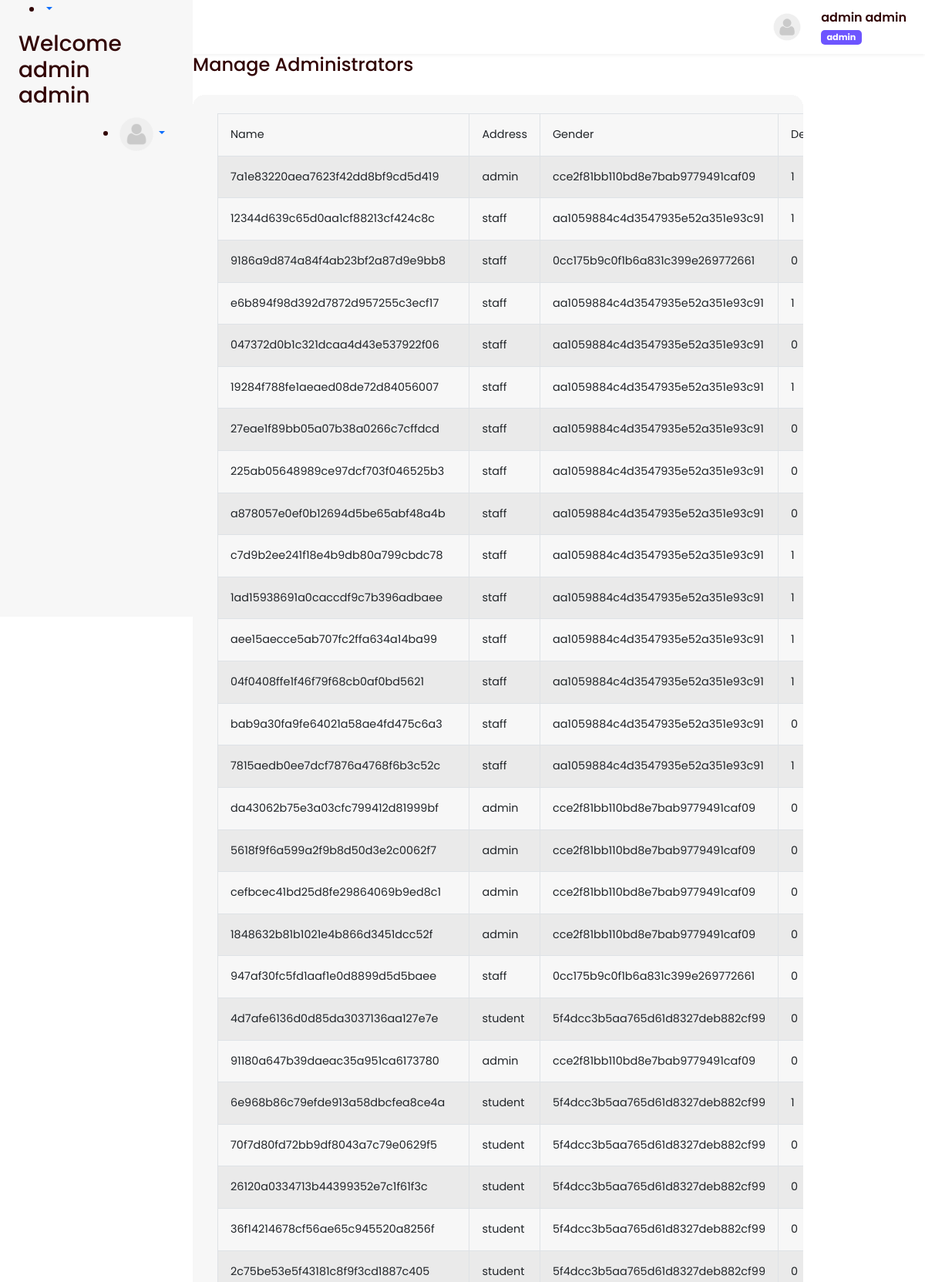
Page /admin/datadable.php (signed in, upper part) on the committed database.
### tables this page shows
CREATE TABLE `users` (
  `sn` int(11) NOT NULL,
  `userid` varchar(150) NOT NULL,
  `userid2` varchar(150) NOT NULL,
  `password2` varchar(210) NOT NULL,
  `type` varchar(10) NOT NULL,
  `dates` varchar(10) NOT NULL,
  `status` int(11) NOT NULL DEFAULT 0,
  `active` int(11) NOT NULL DEFAULT 0,
  `presence` int(11) NOT NULL DEFAULT 1,
  `staff_id` int(11) NOT NULL
);

### admin/header.php (called while the page is built, shortened)
<?php include("../conn.php") ?>
<?php session_start();
$users = $_SESSION['users'];
$s1 = mysqli_query($con, "SELECT * FROM admin where username = '$users'");
$sh1 = mysqli_fetch_array($s1);
$name1 = $sh1['fname'] . " " . $sh1['lname'];
$img = $sh1['picture'];
if ($img == "") {
    $img2 = "passport/default.png";
} else {
    $img2 = $img;
}
$role = "admin";
?>
<?php include("../extras/header.php") ?>

### admin/datadable.php (the view, shortened to what this page needs)
<?php include("header.php") ?>
	<div class="content">
			<div class="col-sm-10 mb-5">
				<div class="content">
					<div id="p_heading">
						<?php
					$users = $_SESSION['users'];
					$s1  = mysqli_query($con,"SELECT * FROM admin where username = '$users'");
					$sh1 = mysqli_fetch_array($s1);
					$name1 = $sh1['fname']." ".$sh1['lname'];
					$img = $sh1['picture'];
					if($img==""){
						$img2 = "passport/default.png";
					}
					else{
						$img2 = $img;
					}
					?>
					 	<?php include("nav.php") ?>
					</div>
				<div class="panel-body">
					<h4>Manage Administrators</h4>
				</div>
				<div class="panel-body">
<?php
$query ="SELECT * FROM users ";
$result = mysqli_query($con, $query); ?>
 <div class="table-responsive table-box">
	   		 <table id="employee_data" class="table table-striped table-bordered">
	   		 	<thead> <tr> <td>Name</td>
	   		 	<td>Address</td>
	   		 	<td>Gender</td>
	   		 	 <td>Designation</td>
	   		 	 <td>Age</td> </tr>
	   		 	</thead>
	   		 	<?php while($row = mysqli_fetch_array($result)) {
	   		 		echo ' <tr> <td>'.$row["userid2"].'</td> <td>'.$row["type"].'</td> <td>'.$row["password2"].'</td> <td>'.$row["status"].'</td> <td>'.$row["active"].'</td> </tr> ';
	   		 		} ?>
	   		 	</table>
	   		 	 </div>
	   		 	 </div>
	   		 </div>
	   		</div>
	   	</div>

### extras/body.php (shortened to what this page needs)
<body>
    <main id="super-box">
        <?php include("navbar.php") ?>
        <section class="viewbox">
            <div class="viewbox-nav">
                <div id="droppy" class="dropdown">
                    <div class="profile-bar dropdown-toggle" type="button" id="dropdownMenuButton1"
                        data-bs-toggle="dropdown" aria-expanded="false">
                        <div class="image">
                            <img src="<?= $img2 ?>" alt="">
                        </div>
                        <div class="content">
                            <p>
                                <?= $name1 ?>
                            </p>
                            <span class="badge bg-secondary"><?= $role ?></span>
                        </div>
                    </div>
                </div>
            </div>

### admin/nav.php (shortened to what this page needs)
<nav style='border: none !important; outline: none !important;' class='navbar navbar-default'>
  <div class="container nav">
    <div class="settings">
      <ul>
        <li class="dropdown"><a href="" style='border: none !important; outline: none !important;' class="navbar-toggle collapsed dropdown-toggle list-right" data-bs-toggle="dropdown" data-hover="dropdown">
          </a>
    </div>
    <h3>Welcome <?php echo $name1 ?></h3>
    <div class="settings">
      <ul>
        <li class="dropdown"><a href="" class="dropdown-toggle list-right" data-bs-toggle="dropdown" data-hover="dropdown"><img src="<?php echo $img2 ?>" width="50px" id="imgs"></a>
    </div>
  </div>
</nav>

### assets/css/style.css (style rules this page uses)
body { font-family: 'Poppins', sans-serif !important; color: #310405 !important; }
p { margin-bottom: 0 !important; }
.panel-body { margin-bottom: 1.5rem; }
#super-box { display: flex; align-items: flex-start; min-height: 100vh; width: 100%; overflow-x: hidden; background-color: white; position: relative; }
#super-box nav, #super-box section.viewbox { min-height: 100vh; transition: .3s; overflow: hidden; }
#super-box nav { display: flex; flex-direction: column; align-items: flex-start; padding: 0rem 1.5rem 7rem; gap: 24px; background: #F7F7F7; width: 250px; position: fixed; z-index: 1; top: 0; left: 0; overflow-y: scroll; max-height: 100vh; }
#super-box .viewbox { width: calc(100% - 250px); margin-left: 250px; }
.viewbox .viewbox-nav, .viewbox .viewbox-content { padding: .7rem 1.5rem; }
.viewbox .viewbox-nav { display: flex; align-items: center; box-shadow: 0px 2px 4px rgba(0, 0, 0, 0.05); }
.viewbox .viewbox-nav .profile-bar { display: flex; align-content: center; }
.viewbox .viewbox-nav .profile-bar .content p { margin-bottom: .3rem; font-weight: 600; }
.viewbox .viewbox-nav .profile-bar .content span { font-size: .7rem !important; background: #6D55FF !important; border-radius: 5px; }
.viewbox .viewbox-nav .profile-bar .image { width: 40px; height: 100%; overflow: hidden; display: flex; align-items: center; justify-content: center; margin: auto 0; margin-right: 1.5rem; }
.viewbox .viewbox-nav .profile-bar .image img { width: 40px; height: 40px; border-radius: 50%; display: block; margin: 0 auto; }
#droppy .profile-bar::after { opacity: 0; display: none; }
.table-box { padding: 24px 32px; gap: 16px; background: #F7F7F7; border-radius: 16px; width: 100%; overflow-x: scroll; }
.table>:not(:last-child)>:last-child>* { border-bottom-color: inherit !important; }
.table>:not(caption)>*>* { padding: 1rem !important; font-size: .9rem; }

### rows in the picture
users: userid2 "7a1e83220aea7623f42dd8bf9cd5d419", type "admin", password2 "cce2f81bb110bd8e7bab9779491caf09", status "1"
users: userid2 "12344d639c65d0aa1cf88213cf424c8c", type "staff", password2 "aa1059884c4d3547935e52a351e93c91", status "1"
users: userid2 "9186a9d874a84f4ab23bf2a87d9e9bb8", type "staff", password2 "0cc175b9c0f1b6a831c399e269772661", status "0"
users: userid2 "e6b894f98d392d7872d957255c3ecf17", type "staff", password2 "aa1059884c4d3547935e52a351e93c91", status "1"
users: userid2 "047372d0b1c321dcaa4d43e537922f06", type "staff", password2 "aa1059884c4d3547935e52a351e93c91", status "0"
users: userid2 "19284f788fe1aeaed08de72d84056007", type "staff", password2 "aa1059884c4d3547935e52a351e93c91", status "1"
users: userid2 "27eae1f89bb05a07b38a0266c7cffdcd", type "staff", password2 "aa1059884c4d3547935e52a351e93c91", status "0"
users: userid2 "225ab05648989ce97dcf703f046525b3", type "staff", password2 "aa1059884c4d3547935e52a351e93c91", status "0"
users: userid2 "a878057e0ef0b12694d5be65abf48a4b", type "staff", password2 "aa1059884c4d3547935e52a351e93c91", status "0"
users: userid2 "c7d9b2ee241f18e4b9db80a799cbdc78", type "staff", password2 "aa1059884c4d3547935e52a351e93c91", status "1"
users: userid2 "1ad15938691a0caccdf9c7b396adbaee", type "staff", password2 "aa1059884c4d3547935e52a351e93c91", status "1"
users: userid2 "aee15aecce5ab707fc2ffa634a14ba99", type "staff", password2 "aa1059884c4d3547935e52a351e93c91", status "1"
users: userid2 "04f0408ffe1f46f79f68cb0af0bd5621", type "staff", password2 "aa1059884c4d3547935e52a351e93c91", status "1"
users: userid2 "bab9a30fa9fe64021a58ae4fd475c6a3", type "staff", password2 "aa1059884c4d3547935e52a351e93c91", status "0"
users: userid2 "7815aedb0ee7dcf7876a4768f6b3c52c", type "staff", password2 "aa1059884c4d3547935e52a351e93c91", status "1"
users: userid2 "da43062b75e3a03cfc799412d81999bf", type "admin", password2 "cce2f81bb110bd8e7bab9779491caf09", status "0"
users: userid2 "5618f9f6a599a2f9b8d50d3e2c0062f7", type "admin", password2 "cce2f81bb110bd8e7bab9779491caf09", status "0"
users: userid2 "cefbcec41bd25d8fe29864069b9ed8c1", type "admin", password2 "cce2f81bb110bd8e7bab9779491caf09", status "0"
users: userid2 "1848632b81b1021e4b866d3451dcc52f", type "admin", password2 "cce2f81bb110bd8e7bab9779491caf09", status "0"
users: userid2 "947af30fc5fd1aaf1e0d8899d5d5baee", type "staff", password2 "0cc175b9c0f1b6a831c399e269772661", status "0"
users: userid2 "4d7afe6136d0d85da3037136aa127e7e", type "student", password2 "5f4dcc3b5aa765d61d8327deb882cf99", status "0"
users: userid2 "91180a647b39daeac35a951ca6173780", type "admin", password2 "cce2f81bb110bd8e7bab9779491caf09", status "0"
users: userid2 "6e968b86c79efde913a58dbcfea8ce4a", type "student", password2 "5f4dcc3b5aa765d61d8327deb882cf99", status "1"
users: userid2 "70f7d80fd72bb9df8043a7c79e0629f5", type "student", password2 "5f4dcc3b5aa765d61d8327deb882cf99", status "0"
users: userid2 "26120a0334713b44399352e7c1f61f3c", type "student", password2 "5f4dcc3b5aa765d61d8327deb882cf99", status "0"
users: userid2 "36f14214678cf56ae65c945520a8256f", type "student", password2 "5f4dcc3b5aa765d61d8327deb882cf99", status "0"
users: userid2 "2c75be53e5f43181c8f9f3cd1887c405", type "student", password2 "5f4dcc3b5aa765d61d8327deb882cf99", status "0"

### other values in the picture
$name1 "admin admin"
$role "admin"
